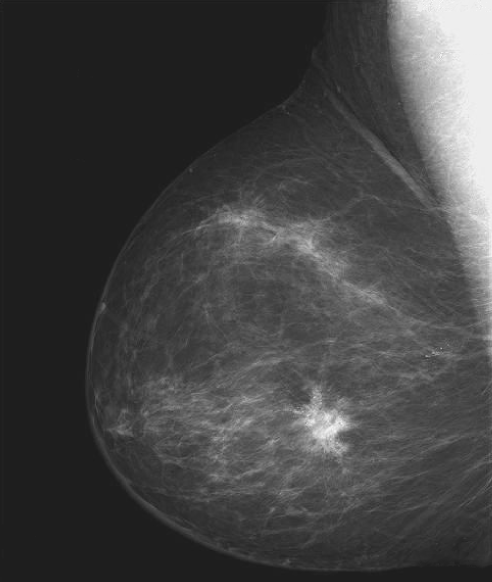
#> input picture tareas/tarea4/Fig0303(a).tif, 984 x 1164 px (shown at 1/2 size)
$ jupyter execute Tarea4_Code.ipynb
#> lines starting #> are read from the running program, lines starting #| are printed output that depends on the picture; after the words box and inside, x2 and y2 are one past the last pixel; in counts of white or black regions, pixels touching at a corner belong together
#> in read_img, img is the input picture: shape (1164, 984); min 21, max 255, mean 66.6
#| Imagen de dimensiones: (1164, 984), con un total de 1145376 pixeles
<a href="https://colab.research.google.com/github/BubuDavid/Fundamentos-de-Procesamiento-Digital-de-Imagenes/blob/main/tareas/tarea4/Tarea4_Code.ipynb" target="_parent"></a>

Para ver el notebook completo sin interrupciones del formato PDF, puedes ir al siguiente link:
https://colab.research.google.com/drive/1_vTKGx94yAf0HoPUiMCd4bWX6uveu8rf?usp=sharing

# Imports

[cell 1]
# Importando librerías
import cv2 # Para manejar imágenes
import matplotlib.pyplot as plt # Para visualizar las imágenes (Se puede hacer de otra manera con una librería de google pero meh, este está bueno)
import numpy as np # Para operar matrices de manera sencilla

# Funciones Auxiliares

[cell 2]
# Transformación Negativa
def imcomplement(img):
    return np.abs(255 - img)

[cell 3]
# Credits: https://www.nzfaruqui.com/contrast-stretching-in-image-processing-using-matlab/
def imadjust(img,lim_in = [0, 1], lim_out = [0, 1], gamma=1, plot = False):
#> called with gamma = 1, plot = True
    c, d = lim_in
    a, b = lim_out
    # Normalización para que esto funcione
    img_cp = img.copy()
    if np.max(img_cp) > 1:
        img_cp = img_cp / np.max(img_cp)

    # Básicamente esto es lo que hace imadjust ☝ ver la fuente para mayor información
    adj = (((img_cp - a) / (b - a)) ** gamma) * (d - c) + c
    # Regresando a las dimensiones originales
    adj = np.int64(adj / np.max(adj) * 255)

    # Grafica la función
    if plot:
        x = np.linspace(0, 1, 1000)
        y = (((x - a) / (b - a)) ** gamma) * (d - c) + c
        plt.plot(x,y, c='g')
        plt.title(f'Función adjust con a={a}, b={b}, c={c}, d={d}, gamma={gamma}')
    return adj

[cell 4]
def show_img(img, size = (7, 7), schema = [1,1], is_gray = False, info = False):
    fig, axs = plt.subplots(*schema, figsize=size)
    if is_gray:
        axs.imshow(img, cmap='gray', vmin=0, vmax=255)
    else:
        axs.imshow(img)
    axs.axis("off")

    if info:
        print(f"Imagen de dimensiones: {img.shape}, con un total de {img.size} pixeles")

[cell 5]
def show_imgs_row(imgs, size = (10,10), is_gray = False, info = False, titles = None):
#> called with size = (10, 10), is_gray = True, info = False
    schema = (1, len(imgs))
#> schema = (1, 2)
    options = {}
    if is_gray:
        options["cmap"] = "gray"
        options["vmin"] = 0
        options["vmax"] = 255

    fig, axs = plt.subplots(*schema, figsize=size)

    for index in range(len(imgs)):
        axs[index].imshow(imgs[index], **options)
        axs[index].axis("off")
        if titles:
            axs[index].set_title(titles[index])
#> this loop made 2 passes

[cell 6]
def read_img(img_name):
    img = cv2.imread(img_name, cv2.IMREAD_GRAYSCALE)
    show_img(img, is_gray = True, info = True)
    return img

[cell 7]
# For binarize imgs
def binarize(img, max_val):
    return (img >= max_val) * 255

# Código de tarea 4

# 1. (2 puntos) Usando la imagen Fig0303(a).tif , haga lo siguiente:

[cell 8]
img1 = read_img("Fig0303(a).tif")

## a. Usando la función imcomplement, calcule el negativo de la imagen

[cell 9]
img1_negative = imcomplement(img1)
show_img(img1_negative, is_gray = True)

## b. Usando la función imadjust, expanda las intensidades entre 0.5 y 0.75

[cell 10]
img1_adj1 = imadjust(img1,lim_in = [0.5, 0.75], plot = True)
show_imgs_row(
    [img1, img1_adj1],
    is_gray = True,
    titles = [
        "Imagen normal",
        "Imagen expandida entre 0.5 y 0.75"
    ]
)
#> figure, not shown here; curve peaks at x = 1, y = 0.75

## c. Usando la función imadjust, aplique una transformación gamma con gamma=2

[cell 11]
img1_adj2 = imadjust(img1, gamma = 2, plot = True)
show_imgs_row(
    [img1, img1_adj2],
    is_gray = True,
    titles = [
        "Imagen normal",
        "Imagen expandida con gamma = 2"
    ]
)
#> the loop in show_imgs_row (call 2), `for index in range(len(imgs)):` made 2 passes
#> figure, not shown here; curve peaks at x = 1, y = 1

## d. Usando la función imadjust, aplique una transformación gamma con gamma=0.5

[cell 12]
img1_adj3 = imadjust(img1, gamma = 0.5, plot = True)
show_imgs_row(
    [img1, img1_adj3],
    is_gray = True,
    titles = [
        "Imagen normal",
        "Imagen expandida con gamma = 0.5"
    ]
)
#> figure, not shown here; curve peaks at x = 1, y = 1

## ¿Cuál de las transfromaciones anteriores le parece a usted una buena transfromación para visualizar más facilmente la lesión tumoral?

[cell 13]
# Vamos a tratarlas de comparar entre sí
imgs1 = [img1, img1_negative, img1_adj1, img1_adj2, img1_adj3,]
titles1 = [
    "normal",
    "negativa",
    f"expandida entre 0.5 y 0.75",
    f"expandida con gamma = 2",
    f"expandida con gamma = 0.5",
]

[cell 14]
# Comparación
fig, ax = plt.subplots(1, 5, figsize = (30, 30))
for index, img in enumerate(imgs1):
    ax[index].imshow(img, cmap = "gray", vmin = 0, vmax = 255)
    ax[index].axis("off")
    ax[index].set_title(f"Imagen {titles1[index]}")
#> this loop made 5 passes

Considero que la negativa y la expandida con gamma = 2.

# 2. Usando la imagen Fig0306(a).tif, usando las funciones imcomplement o imadjust, busque una transfromación de intensidades que permita observar de mejor manera el esqueleto del paciente. Reporte que transformación eligió

[cell 15]
# Leer imagen
img2 = read_img("Fig0306(a).tif")
#> call 2 of read_img, with img_name = 'Fig0306(a).tif'
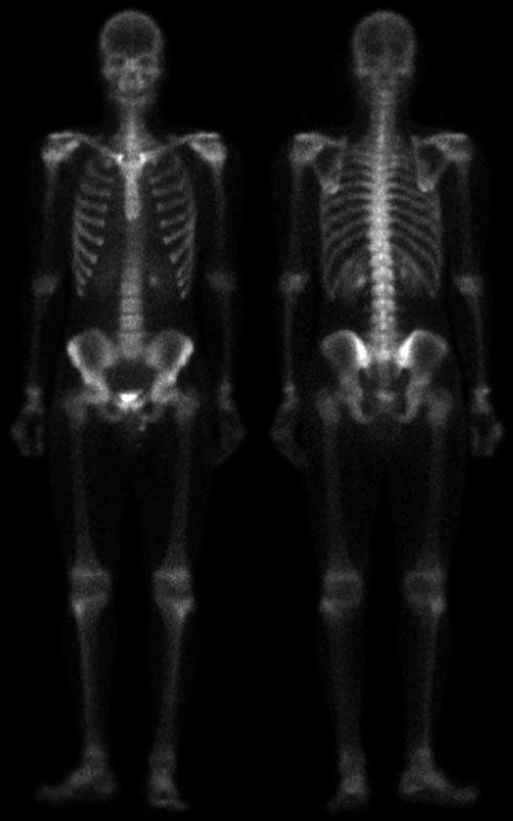
#> input picture tareas/tarea4/Fig0306(a).tif, 1026 x 1641 px (shown at 1/2 size)
#> in read_img, img is the input picture: shape (1641, 1026); min 0, max 255, mean 17.1
#| Imagen de dimensiones: (1641, 1026), con un total de 1683666 pixeles

[cell 16]
# Voy a probar todas las anteriores y compararlas en una sola figura
less_than_1 = 0.5
greater_than_1 = 2
a, b = 0.5, 0.75
img2_negative = imcomplement(img2)
#> in imcomplement (call 2), `return np.abs(255 - img)`:
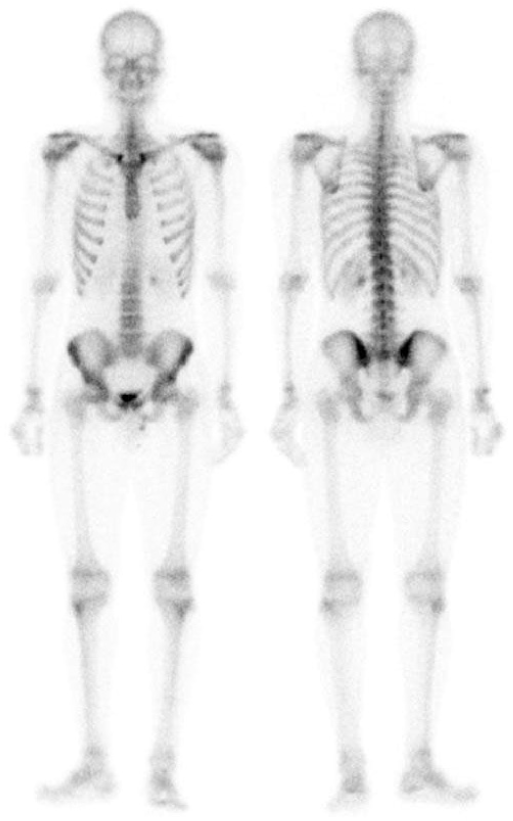
#> returned value: shape (1641, 1026) (shown at 1/2 size); min 0, max 255, mean 237.9
img2_adj1 = imadjust(img2, [a, b])
#> call 4 of imadjust, with gamma = 1, plot = False
#> in imadjust (call 4), `adj = np.int64(adj / np.max(adj) * 255)`:
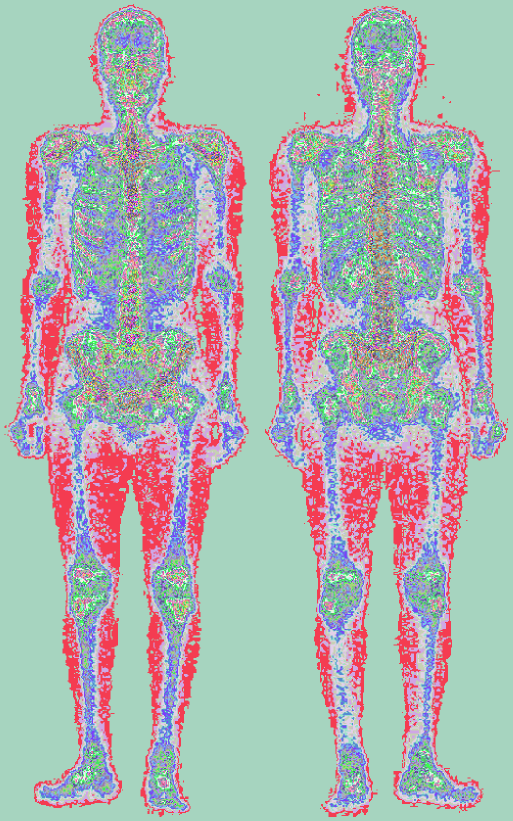
#> adj: shape (1641, 1026) int64 (shown at 1/2 size); 86 distinct labels, from 170 to 255; one colour per label, 0 black
img2_adj2 = imadjust(img2, gamma = greater_than_1)
#> in imadjust (call 5), `adj = np.int64(adj / np.max(adj) * 255)`: adj: shape (1641, 1026) int64; 192 distinct labels, from 0 to 255
img2_adj3 = imadjust(img2, gamma = less_than_1)
imgs2 = [img2, img2_negative, img2_adj1, img2_adj2, img2_adj3]
titles2 = [
    "normal",
    "negativa",
    f"expandida entre {a} y {b}",
    f"expandida con gamma = {greater_than_1}",
    f"expandida con gamma = {less_than_1}",
]

[cell 17]
fig, ax = plt.subplots(1, 5, figsize = (30, 30))
for index, img in enumerate(imgs2):
    ax[index].imshow(img, cmap = "gray", vmin = 0, vmax = 255)
    ax[index].axis("off")
    ax[index].set_title(f"Imagen {titles2[index]}")

Propongo que se puede ver mejor el esqueleto con la imagen negativa y con la imagen expandida con valores de gamma menores a 1, voy a intentar más valores con gamma menor a 1 a ver cuál es mejor

[cell 18]
gamma_values = [[0.001, 0.1, 0.2, 0.3, 0.4], [0.5, 0.6, 0.7, 0.8, 0.9]]
for n_row, row in enumerate(gamma_values):
    fig, ax = plt.subplots(1, 5, figsize = (15, 15))
    for n_gamma, gamma in enumerate(row):
        img2_adj = imadjust(img2, gamma = gamma)
        ax[n_gamma].imshow(img2_adj, cmap = "gray", vmin = 0, vmax = 255)
        ax[n_gamma].axis("off")
        ax[n_gamma].set_title(f"gamma = {gamma}")
#> this loop made 2 passes
#> pass 1, in imadjust (call 7), `adj = np.int64(adj / np.max(adj) * 255)`:
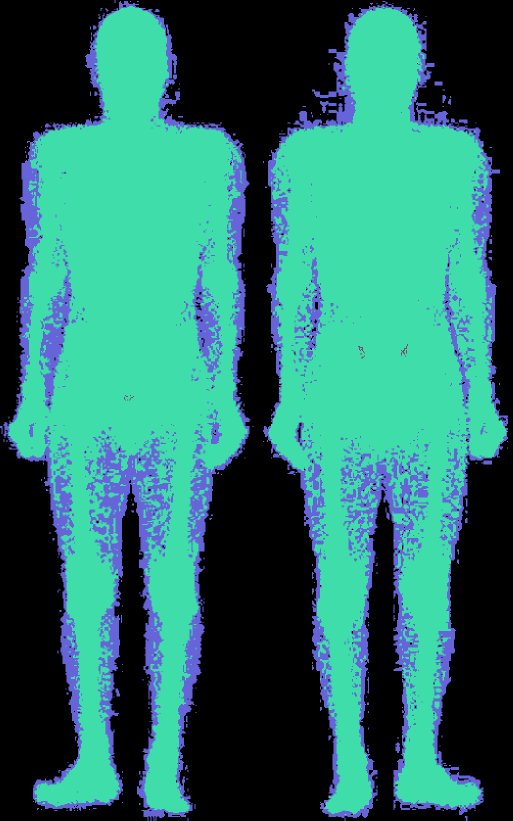
#> adj: shape (1641, 1026) int64 (shown at 1/2 size); 4 distinct labels, from 0 to 255; one colour per label, 0 black
#> pass 1, in imadjust (call 8), `adj = (((img_cp - a) / (b - a)) ** gamma) * (d - c) + c`:
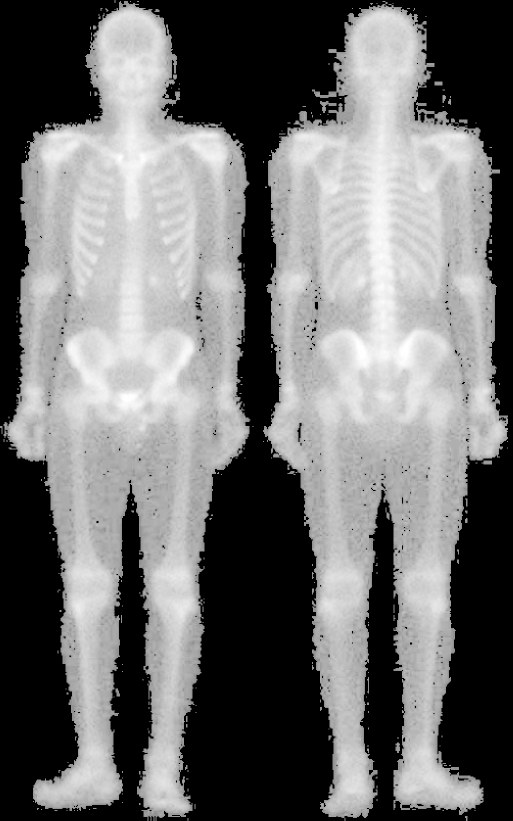
#> adj: shape (1641, 1026) float64 (shown at 1/2 size); min 0, max 1, mean 0.446

De la figura anterior podemos ver que con la gamma que mejor se alcanza a ver el esqueleto sería con la imagen negativa o con gamma = 0.6, 0.7 o 0.8

# 3. Usando la imagen Fig0306(a).tif:

## a. aplique una transformación de intensidades que genere una imagen binaria (0 o 255, solo alguno de esos dos valores), de tal manera que el 255 esté localizado lo mejor posible en tejido oseo.

[cell 19]
img2_binary1 = binarize(img2, 100)
#> in binarize, `return (img >= max_val) * 255`:
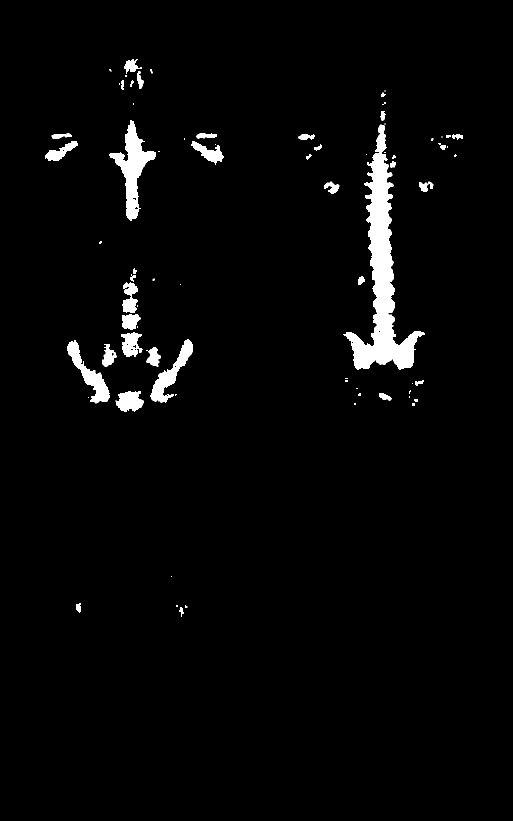
#> returned value: shape (1641, 1026) int64 (shown at 1/2 size); 2.8% white; 80 white regions (38 under 20 px), largest, box (x1, y1, x2, y2) and area: (687, 249, 849, 739) 21578, (219, 241, 311, 441) 6149, (301, 678, 385, 805) 3135
show_img(img2_binary1, is_gray = True)

Voy a jugar con algunos valores para el max_val (El threshold para el cual los pixeles serán 1 u 0) de la función en el siguiente código

[cell 20]
max_vals2 = [i for i in range(0, 255, 10)]
row = 0
cols = 6
size = 20
img2_binaries = []
fig, ax = plt.subplots(1, cols, figsize = (size, size))
for index, max_val in enumerate(max_vals2[:-2]):
    if index % cols == 0 and index:
        fig, ax = plt.subplots(1, cols, figsize = (size, size))
        row = 0
    img2_binary = binarize(img2, max_val)
    img2_binaries.append(img2_binary.copy())
    ax[row].imshow(img2_binary, cmap = "gray", vmin = 0, vmax = 255)
    ax[row].axis("off")
    ax[row].set_title(f"max_value = {max_val}")
    row += 1
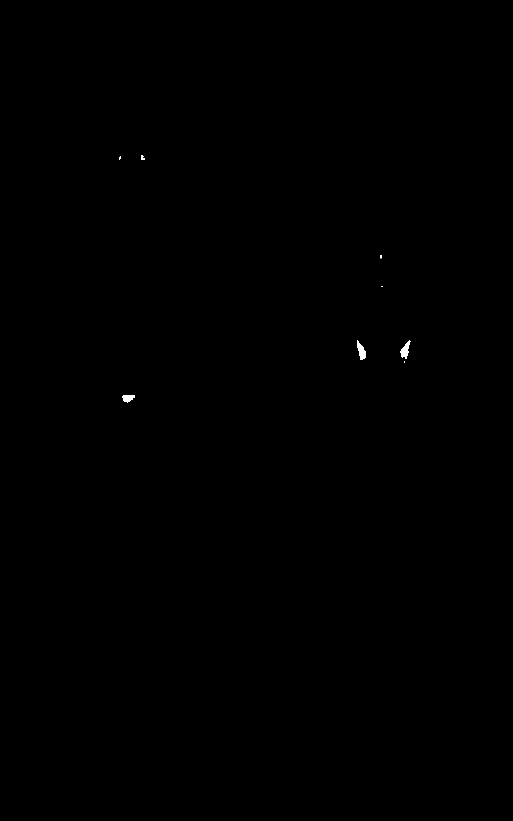
#> img2_binary: shape (1641, 1026) int64 (shown at 1/2 size); 0.07% white; 8 white regions (3 under 20 px), largest, box (x1, y1, x2, y2) and area: (714, 680, 732, 719) 402, (800, 680, 822, 717) 390, (244, 790, 270, 805) 272, (283, 310, 289, 320) 40, (238, 312, 242, 320) 24
#> after the loop, img2_binaries = 24 items
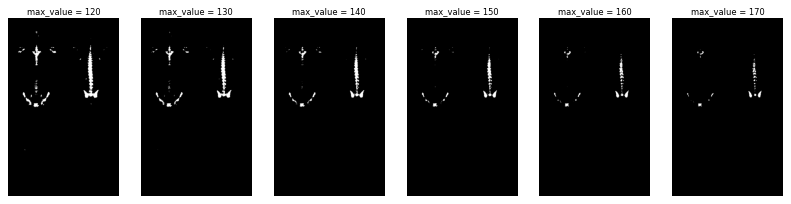
#> figure drawn by matplotlib, 6 panels

Me interesan los valores 40, 50 y 60, vamos a comparar con la imagen original

[cell 21]
show_imgs_row(
    [img2, img2_binaries[4], img2_binaries[5], img2_binaries[6]],
    size = (20, 20),
    is_gray = True,
    titles = [
        "Normal",
        "max_val = 40",
        "max_val = 50",
        "max_val = 60",
    ]
)
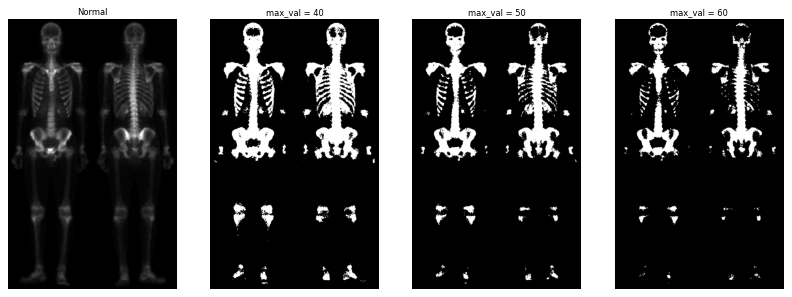
#> figure drawn by matplotlib, 4 panels
#> call 3 of read_img, with img_name = 'Fig0310(a).tif'
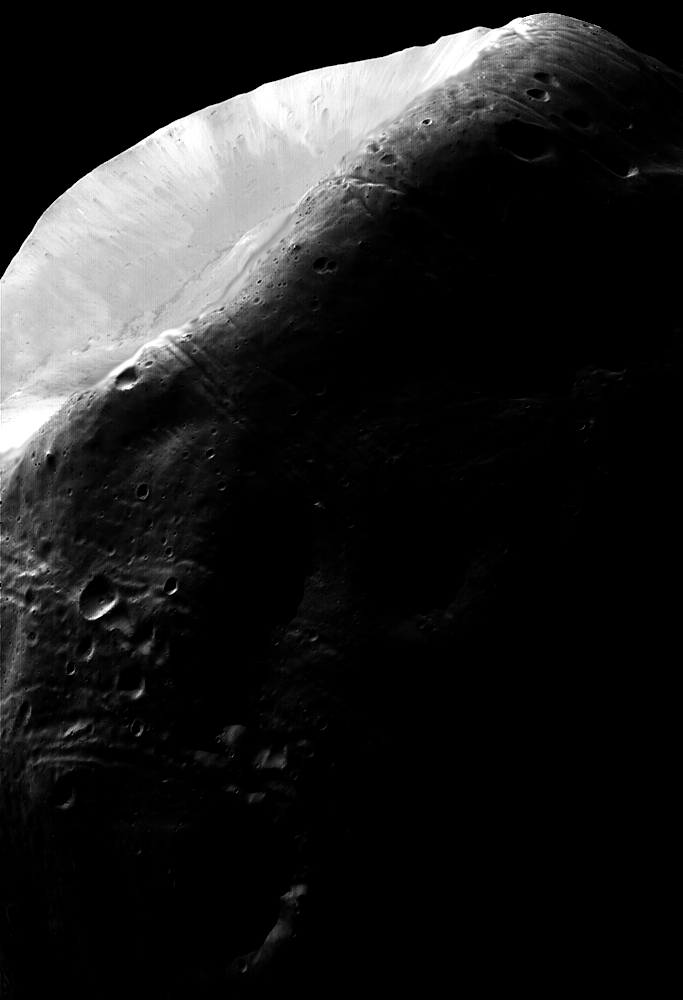
#> input picture tareas/tarea4/Fig0310(a).tif, 683 x 1000 px
#> in read_img, img is the input picture: shape (1000, 683); min 0, max 255, mean 31.7
#| Imagen de dimensiones: (1000, 683), con un total de 683000 pixeles
#| El valor mínimo para esta imagen es: 0 y el valor máximo es: 255

## b. reporte la transformación elegida y el resultado obtenido
En mi opinión el valor óptimo para ver la estructura ósea es el max_val = 50.

# 4. Programe una función que se llame ImEscala, que reciba una imagen y los valores minf y maxf. La función debe escalar linealmente la imagen recibida y regresar una nueva imagen formada por numeros del tipo double, de tal manera que el valor más bajo de intensidad de la imagen original vaya a dar al valor minf y el valor más alto de intensidad vaya a dar al valor maxf. Sugerencia, para encontrar el valor mínimo de la imagen de entrada puede usar los comandos min(min(ImEnt)) o min(ImEnt(:)), max para el máximo.

**Explicación del algoritmo:** Queremos escalar linealmente números (el valor de nuestros pixeles) dados en un rango de A a B, a otros números en un rango de C a D, concentrémonos en un pixel `p` por el momento, en nuestro caso A es el valor mínimo de nuestros pixeles en la imagen, y B es le valor máximo, asímismo, C es el valor de nuestro minf y D es el valor de nuestro maxf. Para ello primero recorramos el rango A-B al origen, eso podemos hacerlo si restamos el valor de cada pixel `p - A`.

Ahora necesitamos escalar el valor de nuestro pixel por la división de los tamaños de nuestros rangos, en este caso `(C-D)/(B-A)` por lo tanto podemos hacer `(p-A)*(D-C)/(B-A)` y ahora solo falta recorrer nuestro punto p al comienzo del rango C-D. Y estaría lista la ecuación:

```
q = (p-A)*(D-C)/(B-A) + C
```

Fuentes: http://learnwebgl.brown37.net/08_projections/projections_mapping.html

[cell 22]
# La explicación viene arriba y fue sacada con ayuda de: http://learnwebgl.brown37.net/08_projections/projections_mapping.html
def ImEscala(img, minf, maxf):
#> called with minf = 0, maxf = 255
    a, b = np.min(img), np.max(img)
#> a = 0; b = 255
    scale = (maxf - minf)/(b - a)
#> scale = 1
    offset = -a*scale + minf
#> offset = 0
    rescaled = img*scale + offset
    return rescaled

# 5. Usando la función de la pregunta anterior, obtenga una imagen llamada ImT1 a partir de la imagen Fig0310(a).tif cuyo valor mínimo sea 0 y el valor máximo sea 255. Utilice la función imshow para mostrar el resultado, repórtelo.

[cell 23]
img3 = read_img("Fig0310(a).tif")
print(f"El valor mínimo para esta imagen es: {np.min(img3)} y el valor máximo es: {np.max(img3)}")

La imagen ya tiene los valores que nos pide reportar en la primera parte del problema, así que no va a cambiar en nada cuando la pasemos a la transformación, será como tener una transformación identidad.

[cell 24]
ImT1 = ImEscala(img3, 0, 255)
show_imgs_row(
    [img3, ImT1],
    is_gray = True,
    size = (7, 7),
    titles = [
        "Imagen normal",
        "Imagen transformada de 0 a 255"
    ]
)

Como podemos observar, son exactamente la misma imagen porque la transformación fue la transformación identidad.

## Ahora haga lo mismo para obtener la imagen ImT2 pero esta vez el valor mínimo será 0 y el máximo será 1, vuelva a mostar con inshow y reporte. Nuevamente muestre la imagen ImT1 con imshow pero esta vez use el comando imshow(ImT1,[]), compare esta imagen deplegada con el depliegue de ImT2. ¿Que puede cocluir con estos experimentos?

[cell 25]
ImT2 = ImEscala(img3, 0, 1)
show_imgs_row(
    [img3, ImT2],
    is_gray = True,
    size = (10, 10),
    titles = [
        "Imagen normal",
        "Imagen transformada de 0 a 1"
    ]
)

La imagen que vemos aquí se ve todo negro puesto que estamos tomando una función que solo despliega imágenes de 0-255, tengo que modificar un poco la función:

[cell 26]
fig, ax = plt.subplots(1,2, figsize = (10, 10))

ax[0].imshow(img3, cmap = "gray", vmin = 0, vmax = 255)
ax[0].set_title("Imagen normal")
ax[1].imshow(ImT2, cmap = "gray", vmin = 0, vmax = 1)
ax[1].set_title("Imagen transformada de 0 a 1")
ax[0].axis("off")
ax[1].axis("off")
plt.show()
